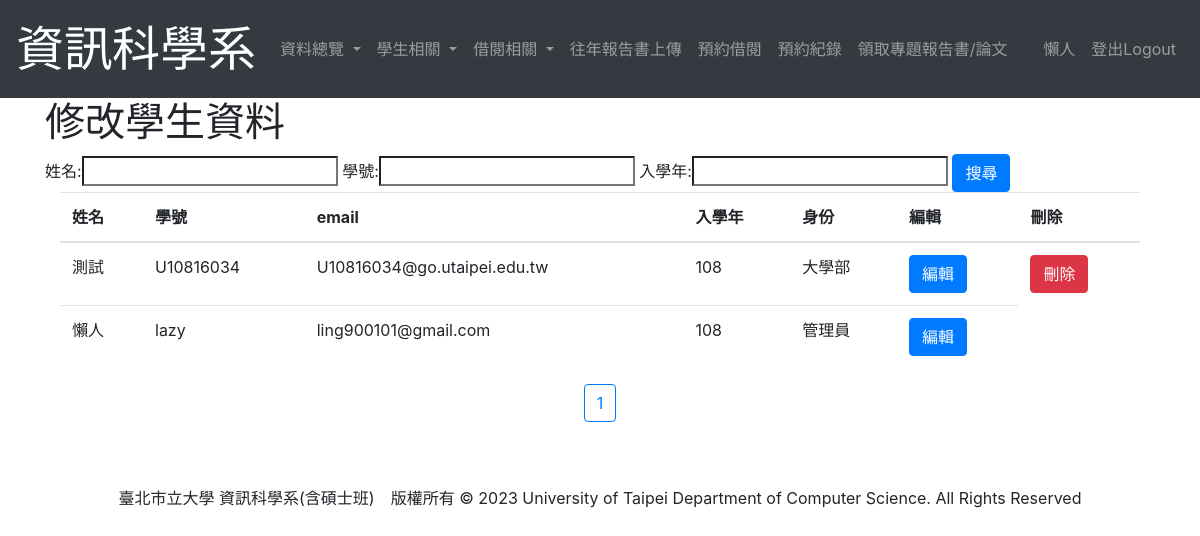
Screenshot of /SearchStudent (signed in) with the database file from the repository.
### student/models.py (models this page shows, shortened)
class User(AbstractUser):
    first_name = None
    last_name = None
    username = models.CharField(max_length=15, unique=True, null=True) #帳號
    name = models.CharField(max_length = 12) #姓名
    DEPARTMENT = ((0, '資訊科學系'),
                  (1, '外系'),)
    department = models.IntegerField(choices=DEPARTMENT, null=True, blank=True)
    IDENTITY=((0, '大學部'),
              (1, '管理員'),
              (2, '日間碩士班'),
              (3, '碩士在職專班'),
              (4, '系辦工讀生'))
    identity = models.IntegerField(choices=IDENTITY, default=0)
    enrollYear = models.DecimalField(max_digits = 4, decimal_places = 0, default = timezone.now().year)#入學年
    USER_NAME_FIELD = 'username'
    class Meta:
        ordering = ["username"]
    def get_enrollYear(self):
        return (self.enrollYear - 1911)

### student/views.py (the view)
# urls.py: path('SearchStudent', views.SearchStudent.as_view(), name='SearchStudent'),#尋找特定學生
class SearchStudent(LoginRequiredMixin, ListView):
    model = User
    template_name = "SearchStudent.html"
    def get_queryset(self):
        queryDict = {}
        if self.request.GET:
            if "name" in self.request.GET:
                queryDict['name__icontains'] = self.request.GET['name']
            if "username" in self.request.GET:
                queryDict['username__icontains'] = self.request.GET['username']
            if 'enrollYear' in self.request.GET and self.request.GET['enrollYear'] != '':
                queryDict['enrollYear'] = int(self.request.GET['enrollYear']) + 1911
            queryset = User.objects.filter(**queryDict)
        else:
            queryset = User.objects.all()
        paginator=Paginator(queryset, limit)
        page=self.request.GET.get('page')
        try:
            queryset=paginator.page(page)
        except PageNotAnInteger:
            queryset=paginator.page(1)
        except EmptyPage:
            queryset=paginator.page(paginator.num_pages)
        return queryset

### templates/SearchStudent.html (shortened to what this page needs)
{% extends "layout.html" %}
{% block title %}修改學生資料{% endblock %}
{% block content %}
<form method = "GET">
    姓名:<input type = "search" name = "name" placeholder = "">
    學號:<input type = "search" name = "username" placeholder = "">
    入學年:<input type = "search" name = "enrollYear" placeholder = "">
    <input type="submit" class="btn btn-primary" name="search" value="搜尋" />
</form>
<div class="container">
    <table class="table">
        <thead>
            <tr>
                <th scope="col">姓名</th>
                <th scope="col">學號</th>
                <th scope="col">email</th>
                <th scope="col">入學年</th>
                <th scope="col">身份</th>
                <th scope="col">編輯</th>
                <th scope="col">刪除</th>
            </tr>
        </thead>
        <tbody>
            {% for student in object_list %}
                <tr>
                    <td>{{ student.name }}</td>
                    <td>{{ student.username }}</td>
                    <td>{{ student.email }}</td>
                    <td>{{ student.get_enrollYear }}</td>
                    <td>{{ student.get_identity_display }}</td>
                    <td><a href="{% url 'ModifyStudentInfo' pk=student.id%}" class="btn btn-primary">編輯</a></td>
                    {% if not student.identity == 1 %}
                        <td><a href="{% url 'DeleteStudent' pk=student.id%}" class="btn btn-danger">刪除</a></td>
                    {% endif %}
                </tr>
            {% endfor %}
        </tbody>
    </table>
</div>
<p style="text-align:center">
    {% for page_number in object_list.paginator.page_range %}
      {% ifequal page_number  object_list.number %}
        <button class="btn btn-outline-primary">{{ page_number }}</button>
      {% else %}
        <a href="?page={{ page_number }}" class="btn btn-primary">{{ page_number }}</a>
      {% endifequal %}
    {% endfor %}
</p>
{% endblock %}

### templates/layout.html (shortened to what this page needs)
<!DOCTYPE html>
<html lang="en">
<head>
    <link rel="stylesheet" href="https://maxcdn.bootstrapcdn.com/bootstrap/4.0.0/css/bootstrap.min.css">
</head>
<body>
    <nav class="navbar navbar-expand-lg navbar-dark bg-dark">
        <a class="navbar-brand" href="{% url 'Home' %}">
            <font size="20" color="white" face=""標楷體>資訊科學系</font>
        </a>
        <div class="collapse navbar-collapse" id="navbarNav">
            <ul class="navbar-nav mr-auto">
                {% if user and user.is_authenticated %}
                    {% if user.department == 0 %}
                        {% if user.identity == 1 or user.identity == 4 %}
                            <li class="nav-item dropdown">
                                <a class="nav-link dropdown-toggle" href="#" id="navbarDropdown" role="button" data-toggle="dropdown" aria-haspopup="true" aria-expanded="false">
                                    資料總覽
                                </a>
                            </li>
                            {% if user.identity == 1 %}
                                <li class="nav-item dropdown">
                                    <a class="nav-link dropdown-toggle" href="#" id="navbarDropdown" role="button" data-toggle="dropdown" aria-haspopup="true" aria-expanded="false">
                                        學生相關
                                    </a>
                                </li>
                            {% endif %}
                            <li class="nav-item dropdown">
                                <a class="nav-link dropdown-toggle" href="#" id="navbarDropdown" role="button" data-toggle="dropdown" aria-haspopup="true" aria-expanded="false">
                                    借閱相關
                                </a>
                            </li>
                            <li class="nav-item">
                                <a class="nav-link" href="{% url 'HistoryPaperUpdate' %}">往年報告書上傳</a>
                            </li>
                        {% endif %}
                    {% endif %}
                    <li class="nav-item">
                        <a class="nav-link" href="{% url 'BorrowPaper' pk=user.id %}">預約借閱</a>
                    </li>
                    <li class="nav-item">
                        <a class="nav-link" href="{% url 'UserBooking' pk=user.id %}">預約紀錄</a>
                    </li>
                    <li class="nav-item">
                        <a class="nav-link" href="{% url 'GetEntityPaper' %}">領取專題報告書/論文</a>
                    </li>
                {% else %}
                    <a class="nav-link" href="{% url 'Home' %}" style="font-size: x-large;">資訊科學系 學生資料登錄系統</a>
                {% endif %}
            </ul>
            <ul class="navbar-nav">
                {% if user.is_authenticated %}
                <li class="nav-item">
                    <a href="{% url 'EditPassword' pk=user.id %}" class="nav-link">{{ user.name }}</a>
                </li>
                <li class="nav-item">
                    <a class="nav-link" href="{% url 'logout' %}">登出Logout</a>
                </li>
                {% else %}
                <li class="nav-item">
                    <a class="nav-link" href="{% url 'login' %}" style="font-size: x-large;">登入Login</a>
                </li>
                {% endif %}
            </ul>
        </div>
    </nav>
    <div class="container">
        <h1>{% block title %}{% endblock %}</h1>
    </div>
    <div class="container">
        {% block content %}{% endblock %}
    </div>
    <br><br>
    <div class="container" align="center">
        臺北市立大學 資訊科學系(含碩士班)　版權所有 © 2023   University of Taipei Department of Computer Science. All Rights Reserved
    </div>
</body>
</html>

### rows the page displays
User: name "懶人", username "lazy", email "ling900101@gmail.com", get_enrollYear "108", identity "管理員"
User: name "測試", username "U10816034", email "U10816034@go.utaipei.edu.tw", get_enrollYear "108", identity "大學部", shows "刪除"

### other values shown
{{ page_number }} "1"
